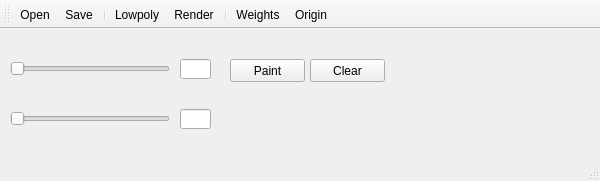
<?xml version="1.0" encoding="UTF-8"?>
<ui version="4.0">
 <class>MainWindowClass</class>
 <widget class="QMainWindow" name="MainWindowClass">
  <property name="geometry">
   <rect>
    <x>0</x>
    <y>0</y>
    <width>600</width>
    <height>181</height>
   </rect>
  </property>
  <property name="windowTitle">
   <string>MainWindow</string>
  </property>
  <widget class="QWidget" name="centralWidget">
   <widget class="QSlider" name="slider">
    <property name="geometry">
     <rect>
      <x>10</x>
      <y>30</y>
      <width>160</width>
      <height>19</height>
     </rect>
    </property>
    <property name="minimum">
     <number>200</number>
    </property>
    <property name="maximum">
     <number>3000</number>
    </property>
    <property name="orientation">
     <enum>Qt::Horizontal</enum>
    </property>
   </widget>
   <widget class="QLineEdit" name="lineEdit">
    <property name="geometry">
     <rect>
      <x>180</x>
      <y>30</y>
      <width>31</width>
      <height>20</height>
     </rect>
    </property>
   </widget>
   <widget class="QPushButton" name="paint">
    <property name="geometry">
     <rect>
      <x>230</x>
      <y>30</y>
      <width>75</width>
      <height>23</height>
     </rect>
    </property>
    <property name="text">
     <string>Paint</string>
    </property>
   </widget>
   <widget class="QPushButton" name="clear">
    <property name="geometry">
     <rect>
      <x>310</x>
      <y>30</y>
      <width>75</width>
      <height>23</height>
     </rect>
    </property>
    <property name="text">
     <string>Clear</string>
    </property>
   </widget>
   <widget class="QLineEdit" name="distValue">
    <property name="geometry">
     <rect>
      <x>180</x>
      <y>80</y>
      <width>31</width>
      <height>20</height>
     </rect>
    </property>
   </widget>
   <widget class="QSlider" name="distSlider">
    <property name="geometry">
     <rect>
      <x>10</x>
      <y>80</y>
      <width>160</width>
      <height>19</height>
     </rect>
    </property>
    <property name="maximum">
     <number>2000</number>
    </property>
    <property name="orientation">
     <enum>Qt::Horizontal</enum>
    </property>
   </widget>
  </widget>
  <widget class="QMenuBar" name="menuBar">
   <property name="geometry">
    <rect>
     <x>0</x>
     <y>0</y>
     <width>600</width>
     <height>23</height>
    </rect>
   </property>
  </widget>
  <widget class="QToolBar" name="mainToolBar">
   <attribute name="toolBarArea">
    <enum>TopToolBarArea</enum>
   </attribute>
   <attribute name="toolBarBreak">
    <bool>false</bool>
   </attribute>
   <addaction name="actionOpen"/>
   <addaction name="actionSave"/>
   <addaction name="separator"/>
   <addaction name="actionLowpoly"/>
   <addaction name="actionRendering"/>
   <addaction name="separator"/>
   <addaction name="actionWeights"/>
   <addaction name="actionOrigin"/>
  </widget>
  <widget class="QStatusBar" name="statusBar"/>
  <action name="actionOpen">
   <property name="text">
    <string>Open</string>
   </property>
  </action>
  <action name="actionSave">
   <property name="text">
    <string>Save</string>
   </property>
  </action>
  <action name="actionLowpoly">
   <property name="text">
    <string>Lowpoly</string>
   </property>
  </action>
  <action name="actionWeights">
   <property name="text">
    <string>Weights</string>
   </property>
  </action>
  <action name="actionOrigin">
   <property name="text">
    <string>Origin</string>
   </property>
  </action>
  <action name="actionRendering">
   <property name="text">
    <string>Render</string>
   </property>
  </action>
 </widget>
 <layoutdefault spacing="6" margin="11"/>
 <resources>
  <include location="mainwindow.qrc"/>
 </resources>
 <connections/>
</ui>
